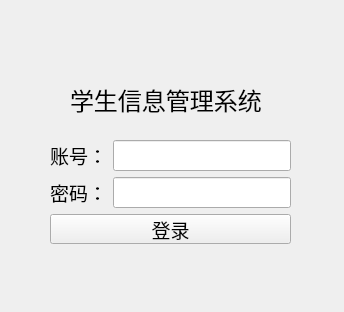
<?xml version="1.0" encoding="UTF-8"?>
<ui version="4.0">
 <class>Form</class>
 <widget class="QWidget" name="Form">
  <property name="geometry">
   <rect>
    <x>0</x>
    <y>0</y>
    <width>344</width>
    <height>312</height>
   </rect>
  </property>
  <property name="windowTitle">
   <string>Form</string>
  </property>
  <widget class="QLabel" name="label_3">
   <property name="geometry">
    <rect>
     <x>70</x>
     <y>80</y>
     <width>251</width>
     <height>41</height>
    </rect>
   </property>
   <property name="font">
    <font>
     <family>AcadEref</family>
     <pointsize>18</pointsize>
    </font>
   </property>
   <property name="text">
    <string>学生信息管理系统</string>
   </property>
   <property name="textFormat">
    <enum>Qt::RichText</enum>
   </property>
  </widget>
  <widget class="QWidget" name="">
   <property name="geometry">
    <rect>
     <x>50</x>
     <y>140</y>
     <width>241</width>
     <height>104</height>
    </rect>
   </property>
   <property name="font">
    <font>
     <family>AcadEref</family>
     <pointsize>14</pointsize>
    </font>
   </property>
   <layout class="QVBoxLayout" name="verticalLayout">
    <item>
     <layout class="QHBoxLayout" name="horizontalLayout">
      <item>
       <widget class="QLabel" name="label">
        <property name="font">
         <font>
          <family>AcadEref</family>
          <pointsize>14</pointsize>
         </font>
        </property>
        <property name="text">
         <string>账号：</string>
        </property>
       </widget>
      </item>
      <item>
       <widget class="QLineEdit" name="lineEdit">
        <property name="font">
         <font>
          <family>AcadEref</family>
          <pointsize>14</pointsize>
         </font>
        </property>
       </widget>
      </item>
     </layout>
    </item>
    <item>
     <layout class="QHBoxLayout" name="horizontalLayout_2">
      <item>
       <widget class="QLabel" name="label_2">
        <property name="font">
         <font>
          <family>AcadEref</family>
          <pointsize>14</pointsize>
         </font>
        </property>
        <property name="text">
         <string>密码：</string>
        </property>
       </widget>
      </item>
      <item>
       <widget class="QLineEdit" name="lineEdit_2">
        <property name="font">
         <font>
          <family>AcadEref</family>
          <pointsize>14</pointsize>
         </font>
        </property>
       </widget>
      </item>
     </layout>
    </item>
    <item>
     <widget class="QPushButton" name="pushButton">
      <property name="font">
       <font>
        <family>AcadEref</family>
        <pointsize>14</pointsize>
       </font>
      </property>
      <property name="text">
       <string>登录</string>
      </property>
     </widget>
    </item>
   </layout>
  </widget>
 </widget>
 <resources/>
 <connections/>
</ui>
